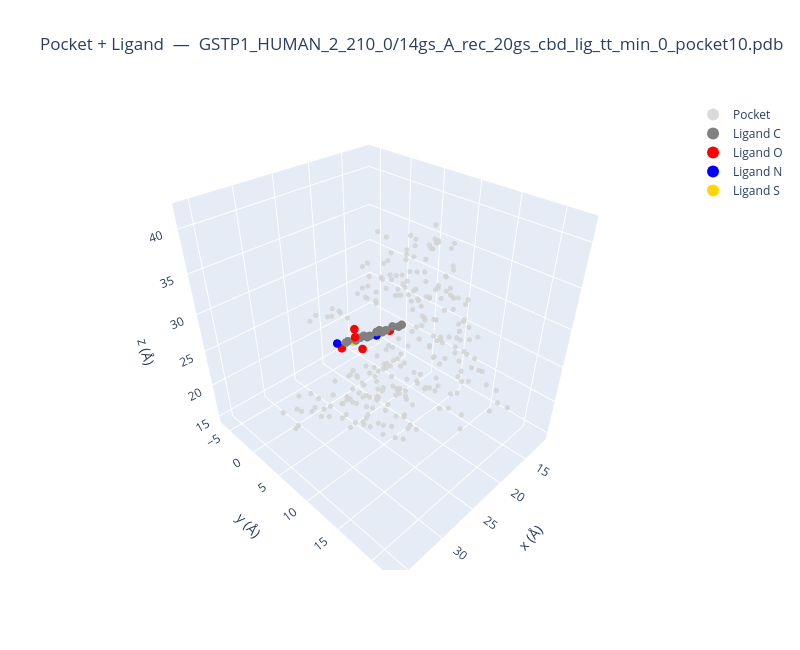

The cell this chart's notebook holds for it:
### Markdown cell above
## 3. Visualize raw 3D atom coordinates

Interactive 3D scatter plot showing the pocket (grey) and ligand atoms (coloured by element).

### Code cell
ELEM_COLORS = {
    "C": "gray", "O": "red", "N": "blue", "S": "gold",
    "F": "green", "Cl": "lime", "P": "orange", "H": "white",
}

fig = go.Figure()

# --- Pocket atoms (all shown in light grey) ---
poc_coords = pocket_raw["coords"].numpy()
fig.add_trace(go.Scatter3d(
    x=poc_coords[:, 0], y=poc_coords[:, 1], z=poc_coords[:, 2],
    mode="markers",
    marker=dict(size=3, color="lightgrey", opacity=0.85),
    name="Pocket",
))

# --- Ligand atoms (coloured by element) ---
lig_coords = ligand_raw["coords"].numpy()
lig_channels = ligand_raw["atoms_channel"].numpy()

for ch_idx in np.unique(lig_channels):
    elem = IDX_TO_ELEM.get(int(ch_idx), f"ch{int(ch_idx)}")
    mask = lig_channels == ch_idx
    fig.add_trace(go.Scatter3d(
        x=lig_coords[mask, 0], y=lig_coords[mask, 1], z=lig_coords[mask, 2],
        mode="markers",
        marker=dict(size=5, color=ELEM_COLORS.get(elem, "purple")),
        name=f"Ligand {elem}",
    ))

fig.update_layout(
    title=f"Pocket + Ligand  —  {pocket_raw['id']}",
    scene=dict(
        xaxis_title="x (Å)", yaxis_title="y (Å)", zaxis_title="z (Å)",
        aspectmode="data",
    ),
    width=800, height=650,
    legend=dict(itemsizing="constant"),
)
fig.show()

### Figure 1 — Plotly figure (JSON) as saved in the notebook; plotly's stock layout.template omitted (floating-point values rounded to 4 significant figures; data arrays with more than 128 entries replaced by an {"elided": "..."} marker saying what was removed)
{"data": [{"marker": {"color": "lightgrey", "opacity": 0.85, "size": 3}, "mode": "markers", "name": "Pocket", "type": "scatter3d", "x": {"elided": "255 float values"}, "y": {"elided": "255 float values"}, "z": {"elided": "255 float values"}}, {"marker": {"color": "gray", "size": 5}, "mode": "markers", "name": "Ligand C", "type": "scatter3d", "x": [24.27, 23.4, 23.91, 23.06, 23.5, 22.63, 23.14, 24.48, 25.36, 24.88, 25.72, 25.31, 26.17, 25.64], "y": [4.727, 5.71, 6.651, 7.701, 8.716, 9.728, 10.65, 10.61, 9.619, 8.668, 7.62, 6.583, 5.551, 4.611], "z": [26.2, 26.7, 27.62, 28.2, 29.18, 29.71, 30.65, 31.06, 30.55, 29.6, 29.03, 28.03, 27.48, 26.55]}, {"marker": {"color": "red", "size": 5}, "mode": "markers", "name": "Ligand O", "type": "scatter3d", "x": [21.85, 26.92, 22.82, 22.71, 24.86], "y": [7.715, 7.577, 4.246, 2.793, 2.927], "z": [27.82, 29.41, 23.98, 26.04, 24.46]}, {"marker": {"color": "blue", "size": 5}, "mode": "markers", "name": "Ligand N", "type": "scatter3d", "x": [21.94, 27.59], "y": [5.696, 5.423], "z": [26.21, 27.84]}, {"marker": {"color": "gold", "size": 5}, "mode": "markers", "name": "Ligand S", "type": "scatter3d", "x": [23.6], "y": [3.554], "z": [25.09]}], "layout": {"height": 650, "legend": {"itemsizing": "constant"}, "scene": {"aspectmode": "data", "xaxis": {"title": {"text": "x (Å)"}}, "yaxis": {"title": {"text": "y (Å)"}}, "zaxis": {"title": {"text": "z (Å)"}}}, "title": {"text": "Pocket + Ligand  —  GSTP1_HUMAN_2_210_0/14gs_A_rec_20gs_cbd_lig_tt_min_0_pocket10.pdb"}, "width": 800}}
